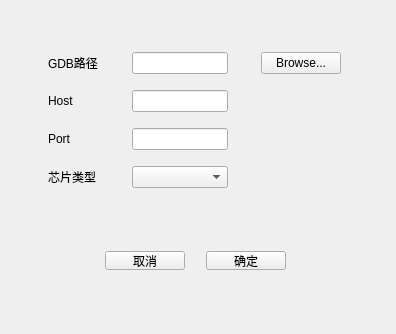
<?xml version="1.0" encoding="UTF-8"?>
<ui version="4.0">
 <class>GdbSetWidget</class>
 <widget class="QWidget" name="GdbSetWidget">
  <property name="geometry">
   <rect>
    <x>0</x>
    <y>0</y>
    <width>396</width>
    <height>334</height>
   </rect>
  </property>
  <property name="windowTitle">
   <string>Debugger Setting</string>
  </property>
  <widget class="QWidget" name="">
   <property name="geometry">
    <rect>
     <x>9</x>
     <y>31</y>
     <width>371</width>
     <height>181</height>
    </rect>
   </property>
   <layout class="QGridLayout" name="gridLayout">
    <item row="0" column="2">
     <spacer name="horizontalSpacer">
      <property name="orientation">
       <enum>Qt::Horizontal</enum>
      </property>
      <property name="sizeHint" stdset="0">
       <size>
        <width>40</width>
        <height>20</height>
       </size>
      </property>
     </spacer>
    </item>
    <item row="1" column="1">
     <widget class="QLabel" name="label_2">
      <property name="text">
       <string>Host</string>
      </property>
     </widget>
    </item>
    <item row="1" column="3">
     <widget class="QLineEdit" name="lineEdit_2"/>
    </item>
    <item row="1" column="2">
     <spacer name="horizontalSpacer_2">
      <property name="orientation">
       <enum>Qt::Horizontal</enum>
      </property>
      <property name="sizeHint" stdset="0">
       <size>
        <width>40</width>
        <height>20</height>
       </size>
      </property>
     </spacer>
    </item>
    <item row="2" column="0">
     <spacer name="horizontalSpacer_8">
      <property name="orientation">
       <enum>Qt::Horizontal</enum>
      </property>
      <property name="sizeHint" stdset="0">
       <size>
        <width>40</width>
        <height>20</height>
       </size>
      </property>
     </spacer>
    </item>
    <item row="3" column="2">
     <spacer name="horizontalSpacer_4">
      <property name="orientation">
       <enum>Qt::Horizontal</enum>
      </property>
      <property name="sizeHint" stdset="0">
       <size>
        <width>40</width>
        <height>20</height>
       </size>
      </property>
     </spacer>
    </item>
    <item row="2" column="1">
     <widget class="QLabel" name="label_3">
      <property name="text">
       <string>Port</string>
      </property>
     </widget>
    </item>
    <item row="2" column="3">
     <widget class="QLineEdit" name="lineEdit_3"/>
    </item>
    <item row="3" column="1">
     <widget class="QLabel" name="label_4">
      <property name="text">
       <string>芯片类型</string>
      </property>
     </widget>
    </item>
    <item row="3" column="3">
     <widget class="QComboBox" name="comboBox"/>
    </item>
    <item row="2" column="4">
     <spacer name="horizontalSpacer_11">
      <property name="orientation">
       <enum>Qt::Horizontal</enum>
      </property>
      <property name="sizeHint" stdset="0">
       <size>
        <width>40</width>
        <height>20</height>
       </size>
      </property>
     </spacer>
    </item>
    <item row="0" column="5">
     <widget class="QPushButton" name="pushButton">
      <property name="text">
       <string>Browse...</string>
      </property>
     </widget>
    </item>
    <item row="3" column="4">
     <spacer name="horizontalSpacer_12">
      <property name="orientation">
       <enum>Qt::Horizontal</enum>
      </property>
      <property name="sizeHint" stdset="0">
       <size>
        <width>40</width>
        <height>20</height>
       </size>
      </property>
     </spacer>
    </item>
    <item row="0" column="6">
     <spacer name="horizontalSpacer_13">
      <property name="orientation">
       <enum>Qt::Horizontal</enum>
      </property>
      <property name="sizeHint" stdset="0">
       <size>
        <width>40</width>
        <height>20</height>
       </size>
      </property>
     </spacer>
    </item>
    <item row="0" column="3">
     <widget class="QLineEdit" name="lineEdit"/>
    </item>
    <item row="0" column="1">
     <widget class="QLabel" name="label">
      <property name="text">
       <string>GDB路径</string>
      </property>
     </widget>
    </item>
    <item row="2" column="2">
     <spacer name="horizontalSpacer_3">
      <property name="orientation">
       <enum>Qt::Horizontal</enum>
      </property>
      <property name="sizeHint" stdset="0">
       <size>
        <width>40</width>
        <height>20</height>
       </size>
      </property>
     </spacer>
    </item>
    <item row="0" column="4">
     <spacer name="horizontalSpacer_5">
      <property name="orientation">
       <enum>Qt::Horizontal</enum>
      </property>
      <property name="sizeHint" stdset="0">
       <size>
        <width>40</width>
        <height>20</height>
       </size>
      </property>
     </spacer>
    </item>
    <item row="1" column="0">
     <spacer name="horizontalSpacer_7">
      <property name="orientation">
       <enum>Qt::Horizontal</enum>
      </property>
      <property name="sizeHint" stdset="0">
       <size>
        <width>40</width>
        <height>20</height>
       </size>
      </property>
     </spacer>
    </item>
    <item row="0" column="0">
     <spacer name="horizontalSpacer_6">
      <property name="orientation">
       <enum>Qt::Horizontal</enum>
      </property>
      <property name="sizeHint" stdset="0">
       <size>
        <width>40</width>
        <height>20</height>
       </size>
      </property>
     </spacer>
    </item>
    <item row="1" column="4">
     <spacer name="horizontalSpacer_10">
      <property name="orientation">
       <enum>Qt::Horizontal</enum>
      </property>
      <property name="sizeHint" stdset="0">
       <size>
        <width>40</width>
        <height>20</height>
       </size>
      </property>
     </spacer>
    </item>
    <item row="3" column="0">
     <spacer name="horizontalSpacer_9">
      <property name="orientation">
       <enum>Qt::Horizontal</enum>
      </property>
      <property name="sizeHint" stdset="0">
       <size>
        <width>40</width>
        <height>20</height>
       </size>
      </property>
     </spacer>
    </item>
   </layout>
  </widget>
  <widget class="QWidget" name="">
   <property name="geometry">
    <rect>
     <x>80</x>
     <y>240</y>
     <width>231</width>
     <height>41</height>
    </rect>
   </property>
   <layout class="QHBoxLayout" name="horizontalLayout">
    <item>
     <spacer name="horizontalSpacer_14">
      <property name="orientation">
       <enum>Qt::Horizontal</enum>
      </property>
      <property name="sizeHint" stdset="0">
       <size>
        <width>40</width>
        <height>20</height>
       </size>
      </property>
     </spacer>
    </item>
    <item>
     <widget class="QPushButton" name="pushButton_2">
      <property name="text">
       <string>取消</string>
      </property>
     </widget>
    </item>
    <item>
     <spacer name="horizontalSpacer_15">
      <property name="orientation">
       <enum>Qt::Horizontal</enum>
      </property>
      <property name="sizeHint" stdset="0">
       <size>
        <width>40</width>
        <height>20</height>
       </size>
      </property>
     </spacer>
    </item>
    <item>
     <widget class="QPushButton" name="pushButton_3">
      <property name="text">
       <string>确定</string>
      </property>
     </widget>
    </item>
    <item>
     <spacer name="horizontalSpacer_16">
      <property name="orientation">
       <enum>Qt::Horizontal</enum>
      </property>
      <property name="sizeHint" stdset="0">
       <size>
        <width>40</width>
        <height>20</height>
       </size>
      </property>
     </spacer>
    </item>
   </layout>
  </widget>
 </widget>
 <layoutdefault spacing="6" margin="11"/>
 <resources/>
 <connections/>
</ui>
